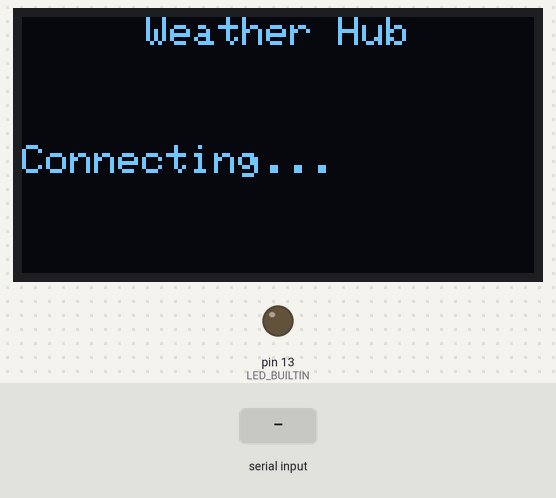
Simulated run of this sketch. Board: Arduino Uno, built with avr-gcc and run on an emulated ATmega328P. On the bench: 128×64 one-colour display, output pins drawn as LEDs (lit = HIGH). The test bench sets the inputs (shaded band).

Above: at 1.2 s.
1.3 s: "[WD]:\n" received over the second serial link
At 2.1 s:
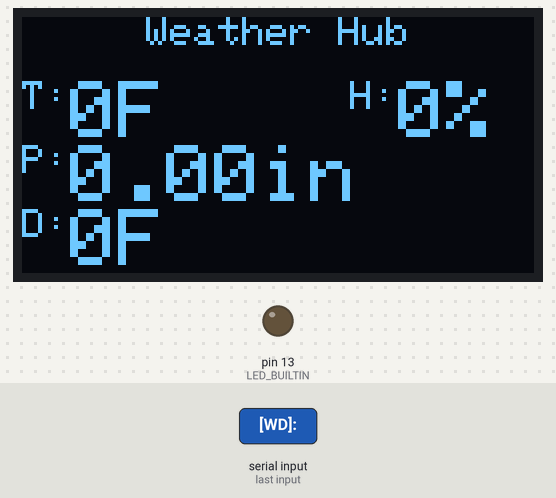
Timing chart, 0 to 4.3 s (numbered marks = the images above; inputs shaded):
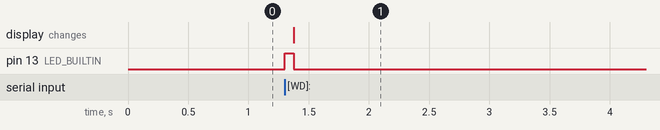

Measured:
- after the input at 1.3 s, pin 13 (LED_BUILTIN): LOW → HIGH at once, → LOW 0.07 s later; the display: changes after 0.08 s (image 1)

The sketch:

Weather_Hub.ino
```cpp
// Settings
#define HUB_NAME "Weather Hub"
//#define DEBUG

// LCD
#define I2C_ADDRESS 0x3C
#include <Wire.h>
#include "SSD1306Ascii.h"
#include "SSD1306AsciiWire.h"
SSD1306AsciiWire oled;

// Radio
#include <SoftwareSerial.h>
SoftwareSerial radio = SoftwareSerial(9, 7);

// JSON
#include <ArduinoJson.h>
const size_t capacity = JSON_OBJECT_SIZE(4) + 10;
```

_98_Setup.ino
```cpp
void setup() {
  pinMode(LED_BUILTIN, OUTPUT);
  digitalWrite(LED_BUILTIN, LOW);

#ifdef DEBUG
  Serial.begin(9600);
#endif

  radio.begin(9600);

  Wire.begin();
  Wire.setClock(400000L);

  oled.begin(&Adafruit128x64, I2C_ADDRESS);
  oled.setFont(Adafruit5x7);
  oled.clear();

  drawHeader();
  drawConnecting();
}
```

_99_Loop.ino
```cpp
void loop() {
  if (radio.available())
  {
    String data = radio.readStringUntil(10);

    if (!data.startsWith("[WD]:")) {
      return;
    }

    digitalWrite(LED_BUILTIN, HIGH);

#ifdef DEBUG
    Serial.println(data);
#endif

    data.replace("[WD]:", "");

    StaticJsonDocument<capacity> doc;
    deserializeJson(doc, data);

    handleHeaders();

    drawData(doc["t"], doc["h"], doc["p"], doc["d"]);

    digitalWrite(LED_BUILTIN, LOW);

    lastUpdatedMillis = millis();
  }
  else {
    if  ((millis() - lastUpdatedMillis) >= 5000 && !LabelsHidden) {
      clearBody();
      drawConnecting();
      LabelsHidden = true;
    }
  }
}

void handleHeaders() {
  if (LabelsHidden) {
    clearBody();
    drawLabels();
    LabelsHidden = false;
  }
}
```

_00_LCD.ino
```cpp
bool LabelsHidden = true;
unsigned long lastUpdatedMillis = 0;

void drawHeader() {
  int leftMargin = (oled.displayWidth() - oled.strWidth(HUB_NAME)) / 2;
  oled.set1X();
  oled.setCursor(leftMargin, 0);
  oled.println(HUB_NAME);
}

void drawConnecting() {
  oled.setCursor(0, 4);
  oled.set1X();
  oled.print("Connecting...");
}

void clearBody() {
  oled.clear(0, 128, 2, 62);
}

void drawLabels() {
  oled.set1X();

  oled.setCursor(0, 2);
  oled.print("T:");

  oled.setCursor(82, 2);
  oled.print("H:");

  oled.setCursor(0, 4);
  oled.print("P:");

  oled.setCursor(0, 6);
  oled.print("D:");
}

void drawData(int temperature, int humidity, float pressure, int dew) {
  oled.set2X();

  oled.setCursor(12, 2);
  oled.print(temperature);
  oled.print("F ");

  oled.setCursor(94, 2);
  oled.print(humidity);
  oled.print("% ");

  oled.setCursor(12, 4);
  oled.print(pressure);
  oled.print("in     ");

  oled.setCursor(12, 6);
  oled.print(dew);
  oled.print("F ");
}
```
